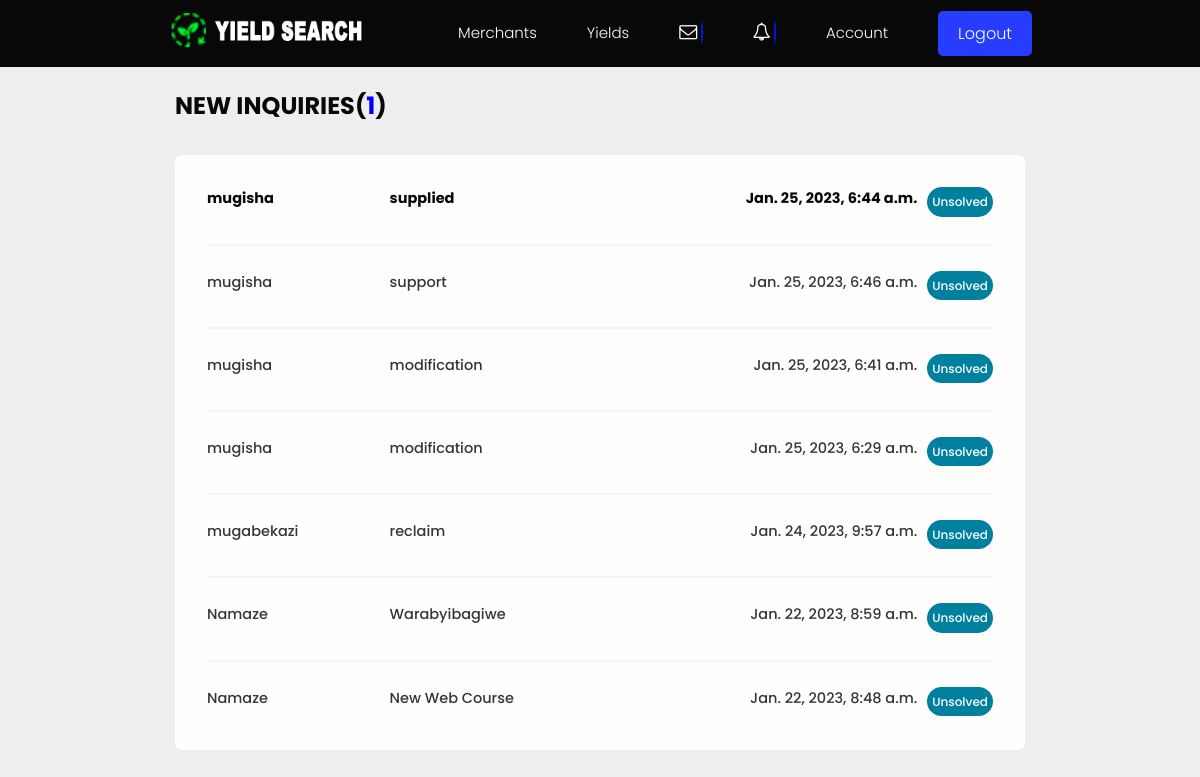
Page /feedback/ (signed in) on the earlier database version.
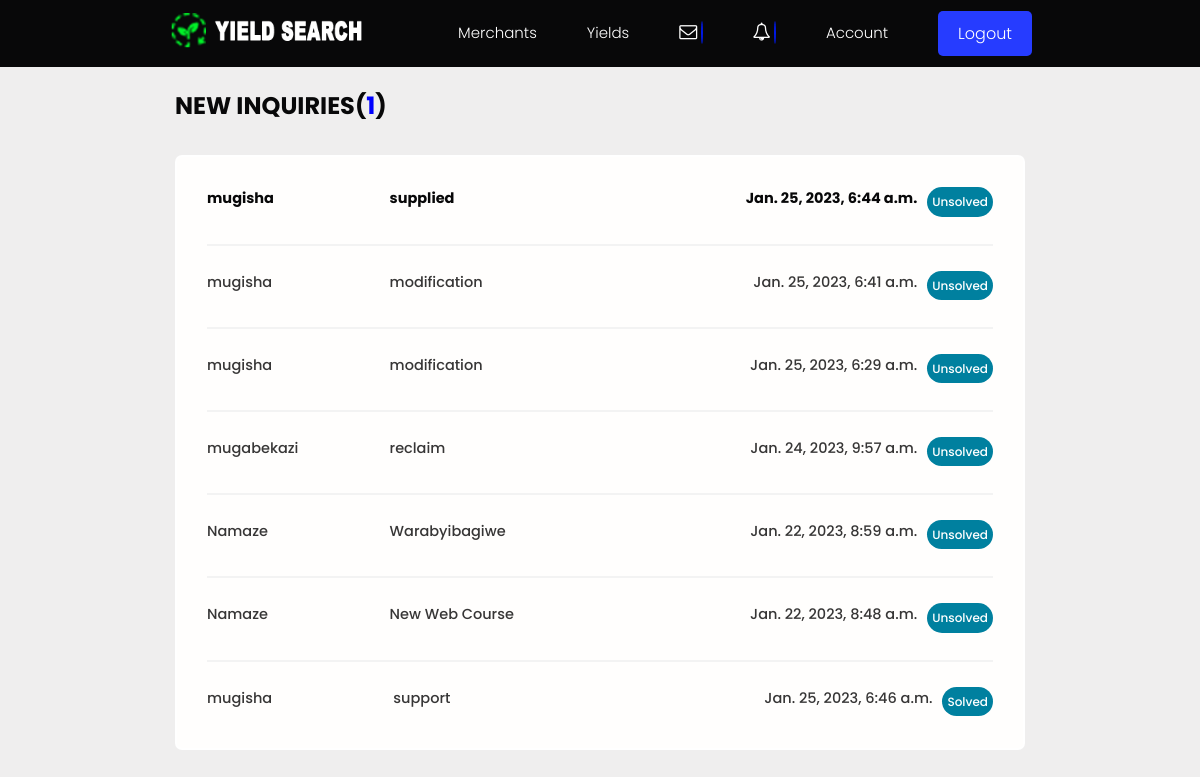
Same page on the later database version.
### users/models.py (models this page shows, shortened)
class Inquiry(models.Model):
    STATUS = (
        ('Solved', 'Solved'),
        ('Unsolved', 'Not Solved'),
    )
    sender = models.ForeignKey(
        Profile, on_delete=models.SET_NULL, null=True, blank=True)
    name = models.CharField(max_length=200, null=True, blank=True)
    email = models.EmailField(max_length=200, null=True, blank=True)
    subject = models.CharField(max_length=200, null=True, blank=True)
    body = models.TextField()
    reply = models.TextField(null=True)
    attachment = models.ImageField(
        null=True, blank=True, upload_to='Inquiry/')
    is_read = models.BooleanField(default=False, null=True)
    status = models.CharField(max_length=200, choices=STATUS, default="Unsolved", null=True)
    created = models.DateTimeField(auto_now_add=True)
    id = models.UUIDField(default=uuid.uuid4, unique=True,
                          primary_key=True, editable=False)
    class Meta:
        ordering = ['is_read', '-status', '-created']

### users/views.py (the view)
# urls.py: path('feedback/', views.Feedback, name="feedback"),
@login_required(login_url='login')
def Feedback(request):
    if not request.user.is_staff:
        return redirect('/')
    feedbacks = Inquiry.objects.all()
    unreadCount = feedbacks.filter(is_read=False).count()
    context = {'feedbacks': feedbacks, 'unreadCount': unreadCount}
    return render(request, 'users/inquiry_inbox.html', context)

### users/templates/users/inquiry_inbox.html (shortened to what this page needs)
{% extends 'main.html' %}
{% block content %}
<main class="inbox my-xl">
  <div class="content-box">
    <h3 class="inbox__title">New Inquiries(<span style="color:blue;">{{unreadCount}}</span>)</h3>
    <ul class="messages">
      {% for inquiry in feedbacks %}
      {% if inquiry.is_read == False %}
      <li class="message message--unread">
        {% else %}
      <li class="message">
        {% endif %}
        <a href="{% url 'inquiry' inquiry.id %}">
          <span class="message__author">{{inquiry.name}}</span>
          <span class="message__subject">{{inquiry.subject}}
          </span>
          <span class="message__date">{{inquiry.created}}</span>
        <span class="tag tag--pill tag--main" style="padding: 0.5rem; font-size:1.2rem;">
          <small>{{inquiry.status}}</small>
        </span>
        </a>
      </li>
      {% endfor %}
    </ul>
  </div>
</main>
{% endblock content %}

Differences in the rows shown:
changed Inquiry "support": status "Unsolved" → "Solved"; moves down the list
